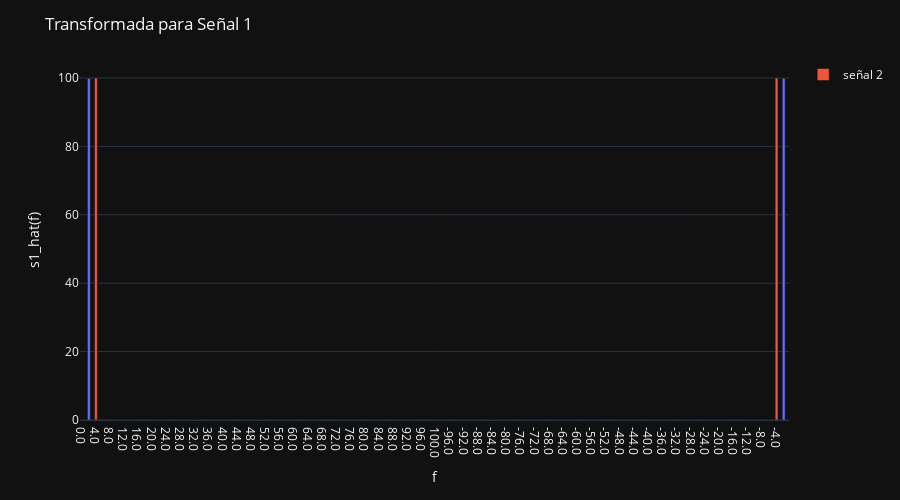

Notebook code cell kept with this figure:
### Markdown cell above
Se tendría que buscar para todas las frecuencias, pero aquí ya sabemos que están en [2,4] así que ahí vamos a buscar

### Code cell
fig=px.bar(x=freq_array_string,y=np.abs(s_hat_vec)[:,0])
fig.update_layout(
    title='Transformada para Señal 1',xaxis_title='f', yaxis_title='s1_hat(f)',
    height=500, width=900, template='plotly_dark',
)

fig.add_bar(x=freq_array_string,y=np.abs(s_hat_vec)[:,1],name='señal 2')
fig.show()

### Figure 1 — Plotly figure (JSON) as saved in the notebook; plotly's stock layout.template omitted (floating-point values rounded to 4 significant figures; data arrays with more than 128 entries replaced by an {"elided": "..."} marker saying what was removed)
{"data": [{"alignmentgroup": "True", "hovertemplate": "x=%{x}<br>y=%{y}<extra></extra>", "legendgroup": "", "marker": {"color": "#636efa", "pattern": {"shape": ""}}, "name": "", "offsetgroup": "", "orientation": "v", "showlegend": false, "textposition": "auto", "type": "bar", "x": {"elided": "200 str values"}, "xaxis": "x", "y": {"elided": "200 float values"}, "yaxis": "y"}, {"name": "señal 2", "type": "bar", "x": {"elided": "200 str values"}, "y": {"elided": "200 float values"}}], "layout": {"barmode": "relative", "height": 500, "legend": {"tracegroupgap": 0}, "margin": {"t": 60}, "title": {"text": "Transformada para Señal 1"}, "width": 900, "xaxis": {"anchor": "y", "domain": [0, 1], "title": {"text": "f"}}, "yaxis": {"anchor": "x", "domain": [0, 1], "title": {"text": "s1_hat(f)"}}}}
